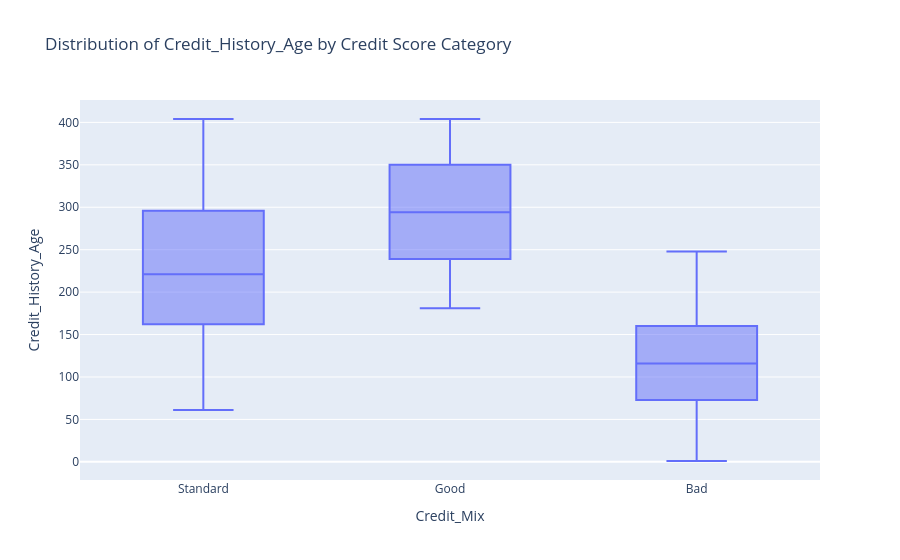

Source (notebook cell):
### Markdown cell above
Las medianas tienen el orden esperado: Median Bad < Mediana Standard < Mediana Good.

Esto concuerda con la hipótesis de que los deudores "menos experimentados" tienden a pagar peor.

### Code cell
fig_box = px.box(df, x="Credit_Mix", y=col, title=f"Distribution of {col} by Credit Score Category")
fig_box.show()

### Figure 1 — Plotly figure (JSON) as saved in the notebook; plotly's stock layout.template omitted (floating-point values rounded to 4 significant figures; data arrays with more than 128 entries replaced by an {"elided": "..."} marker saying what was removed)
{"data": [{"alignmentgroup": "True", "hovertemplate": "Credit_Mix=%{x}<br>Credit_History_Age=%{y}<extra></extra>", "legendgroup": "", "marker": {"color": "#636efa"}, "name": "", "notched": false, "offsetgroup": "", "orientation": "v", "showlegend": false, "type": "box", "x": {"elided": "100000 str values"}, "x0": " ", "xaxis": "x", "y": {"elided": "100000 int values"}, "y0": " ", "yaxis": "y"}], "layout": {"boxmode": "group", "legend": {"tracegroupgap": 0}, "title": {"text": "Distribution of Credit_History_Age by Credit Score Category"}, "xaxis": {"anchor": "y", "domain": [0, 1], "title": {"text": "Credit_Mix"}}, "yaxis": {"anchor": "x", "domain": [0, 1], "title": {"text": "Credit_History_Age"}}}}
